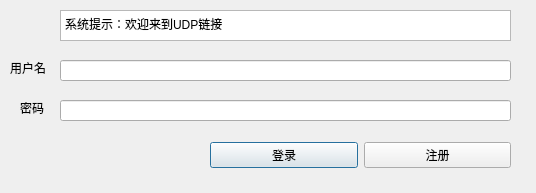
<?xml version="1.0" encoding="UTF-8"?>
<ui version="4.0">
 <class>Dialog</class>
 <widget class="QDialog" name="Dialog">
  <property name="geometry">
   <rect>
    <x>0</x>
    <y>0</y>
    <width>536</width>
    <height>193</height>
   </rect>
  </property>
  <property name="windowTitle">
   <string>Dialog</string>
  </property>
  <widget class="QLineEdit" name="username">
   <property name="geometry">
    <rect>
     <x>60</x>
     <y>60</y>
     <width>451</width>
     <height>21</height>
    </rect>
   </property>
  </widget>
  <widget class="QLineEdit" name="password">
   <property name="geometry">
    <rect>
     <x>60</x>
     <y>100</y>
     <width>451</width>
     <height>21</height>
    </rect>
   </property>
  </widget>
  <widget class="QLabel" name="label">
   <property name="geometry">
    <rect>
     <x>10</x>
     <y>60</y>
     <width>51</width>
     <height>16</height>
    </rect>
   </property>
   <property name="text">
    <string>用户名</string>
   </property>
  </widget>
  <widget class="QLabel" name="label_2">
   <property name="geometry">
    <rect>
     <x>20</x>
     <y>100</y>
     <width>31</width>
     <height>16</height>
    </rect>
   </property>
   <property name="text">
    <string>密码</string>
   </property>
  </widget>
  <widget class="QTextBrowser" name="sysInform">
   <property name="geometry">
    <rect>
     <x>60</x>
     <y>10</y>
     <width>451</width>
     <height>31</height>
    </rect>
   </property>
   <property name="html">
    <string>&lt;!DOCTYPE HTML PUBLIC &quot;-//W3C//DTD HTML 4.0//EN&quot; &quot;http://www.w3.org/TR/REC-html40/strict.dtd&quot;&gt;
&lt;html&gt;&lt;head&gt;&lt;meta name=&quot;qrichtext&quot; content=&quot;1&quot; /&gt;&lt;style type=&quot;text/css&quot;&gt;
p, li { white-space: pre-wrap; }
&lt;/style&gt;&lt;/head&gt;&lt;body style=&quot; font-family:'SimSun'; font-size:9pt; font-weight:400; font-style:normal;&quot;&gt;
&lt;p style=&quot; margin-top:0px; margin-bottom:0px; margin-left:0px; margin-right:0px; -qt-block-indent:0; text-indent:0px;&quot;&gt;系统提示：欢迎来到UDP链接&lt;/p&gt;&lt;/body&gt;&lt;/html&gt;</string>
   </property>
  </widget>
  <widget class="QWidget" name="horizontalLayoutWidget">
   <property name="geometry">
    <rect>
     <x>210</x>
     <y>130</y>
     <width>301</width>
     <height>51</height>
    </rect>
   </property>
   <layout class="QHBoxLayout" name="horizontalLayout">
    <item>
     <widget class="QPushButton" name="login">
      <property name="text">
       <string>登录</string>
      </property>
     </widget>
    </item>
    <item>
     <widget class="QPushButton" name="newUser">
      <property name="text">
       <string>注册</string>
      </property>
     </widget>
    </item>
   </layout>
  </widget>
 </widget>
 <resources/>
 <connections/>
</ui>
